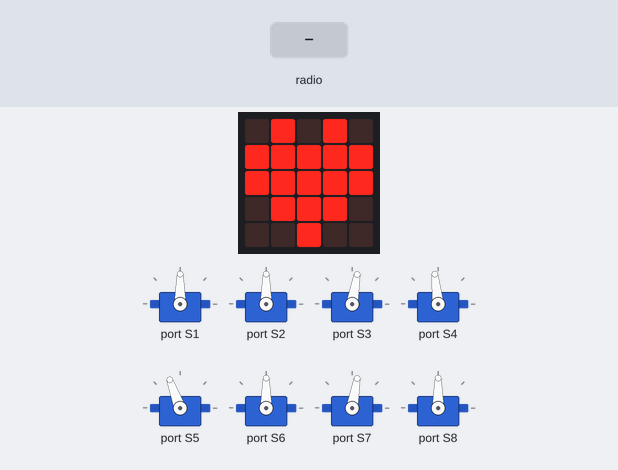
This program was run on a simulated BBC micro:bit (MakeCode). Parts: 8 × servo, the board's 5×5 LED display. The inputs (shaded band) are chosen by the test bench.

Above: at 1.8 s.
1.9 s: radio message "come=1" arrives
At 2.3 s:
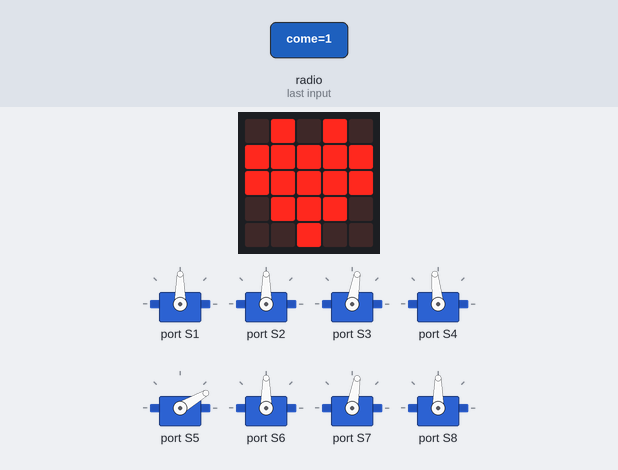
7.9 s: radio message "forward=1" arrives
At 9.6 s:
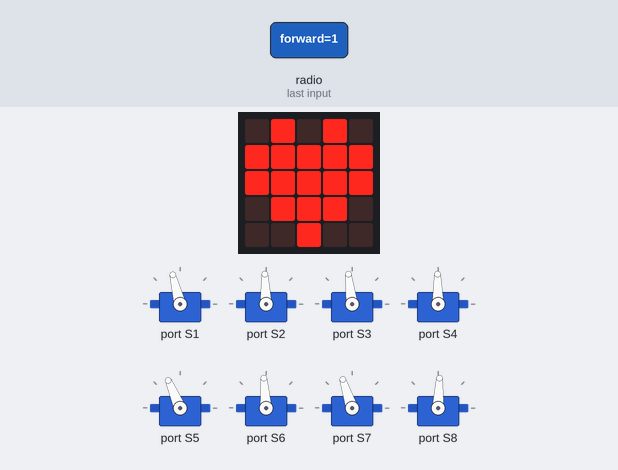
9.9 s: radio message "forward=0" arrives
At 11.1 s:
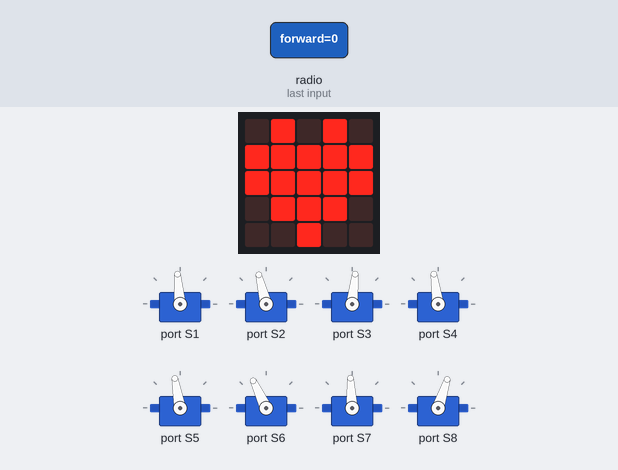
11.4 s: radio message "forward=100" arrives
At 12.3 s:
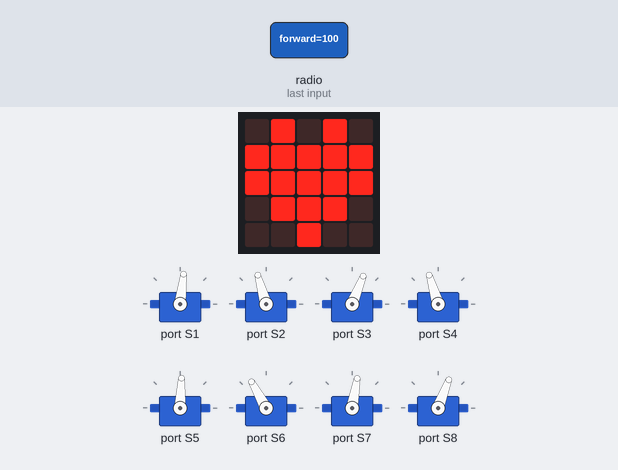
13.0 s: radio message "back=1" arrives
At 13.5 s:
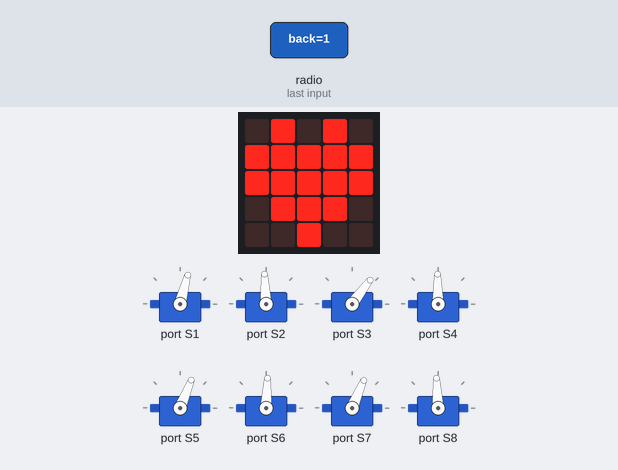
14.5 s: radio message "back=0" arrives
At 15.8 s:
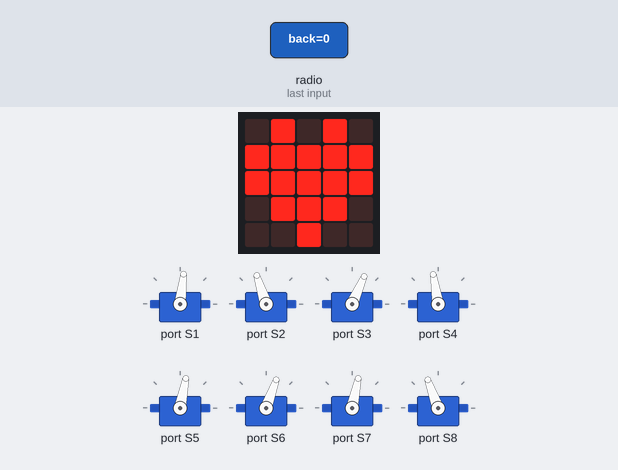
Timing chart, 0 to 17.0 s (numbered marks = the images above; inputs shaded):
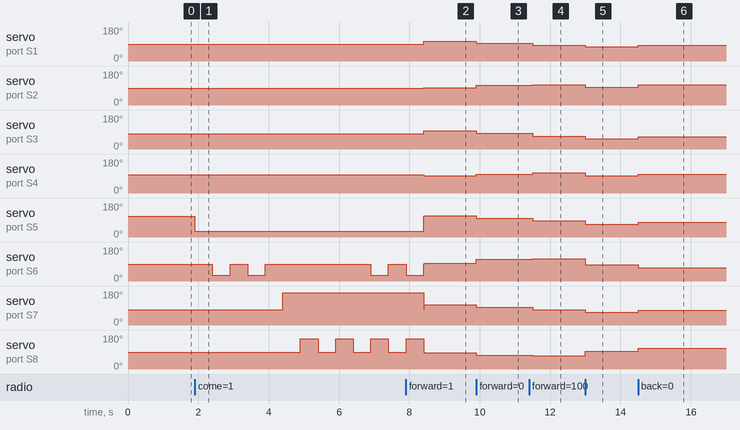

Measured:
- after the input at 1.9 s, servo on port S5: 110° → 30° at once; servo on port S6: goes 30° 0.50 s, 90° 0.50 s, 30° 0.50 s, 90° 3.0 s, 30° 0.50 s, then 90°, starting after 0.50 s; servo on port S7: 80° → 170° after 2.5 s; servo on port S8: alternates 160° for 0.50 s and 90° for 0.50 s, starting after 3.0 s
- after the input at 7.9 s, servo on port S1: 90° → 104° after 0.51 s; servo on port S2: 90° → 92° after 0.51 s; servo on port S3: 80° → 97° after 0.51 s; servo on port S4: 96° → 91° after 0.51 s
- after the input at 9.9 s, servo on port S1: 104° → 95° at once; servo on port S2: 92° → 104° at once; servo on port S3: 97° → 84° at once; servo on port S4: 91° → 98° at once; servo on port S5: 113° → 100° at once
- after the input at 11.4 s, servo on port S1: 95° → 83° after 0.10 s; servo on port S2: 104° → 106° after 0.10 s; servo on port S3: 84° → 68° after 0.10 s; servo on port S4: 98° → 107° after 0.10 s; servo on port S5: 100° → 87° after 0.10 s
- after the input at 13.0 s, servo on port S1: 83° → 75° at once; servo on port S2: 106° → 93° at once; servo on port S3: 68° → 53° at once; servo on port S4: 107° → 91° at once; servo on port S5: 87° → 68° at once
- after the input at 14.5 s, servo on port S1: 75° → 83° at once; servo on port S2: 93° → 108° at once; servo on port S3: 53° → 66° at once; servo on port S4: 91° → 99° at once; servo on port S5: 68° → 79° at once

The program:

main.ts
```typescript
radio.onReceivedValueDeprecated(function (name, value) {
    if (name == "forward") {
        if (mainloop < step) {
            if (interloop < count - 1) {
                interloop += 1
                tmp_cnt = mainloop + 1
                g2_angle = forward_g2[mainloop] + Math.idiv((forward_g2[tmp_cnt] - forward_g2[mainloop]) * (interloop + 1), count)
                g5_angle = forward_g5[mainloop] + Math.idiv((forward_g5[tmp_cnt] - forward_g5[mainloop]) * (interloop + 1), count)
                g15_angle = forward_g15[mainloop] + Math.idiv((forward_g15[tmp_cnt] - forward_g15[mainloop]) * (interloop + 1), count)
                g20_angle = forward_g20[mainloop] + Math.idiv((forward_g20[tmp_cnt] - forward_g20[mainloop]) * (interloop + 1), count)
                angle1 = G1[mainloop] + Math.idiv((G1[tmp_cnt] - G1[mainloop]) * (interloop + 1), count)
                angle2 = G2[mainloop] + Math.idiv((G2[tmp_cnt] - G2[mainloop]) * (interloop + 1), count)
                angle3 = G3[mainloop] + Math.idiv((G3[tmp_cnt] - G3[mainloop]) * (interloop + 1), count)
                angle4 = G4[mainloop] + Math.idiv((G4[tmp_cnt] - G4[mainloop]) * (interloop + 1), count)
                basic.pause(value)
                robotbit.Servo(robotbit.Servos.S1, g2_angle)
robotbit.Servo(robotbit.Servos.S2, g5_angle)
robotbit.Servo(robotbit.Servos.S3, g15_angle)
robotbit.Servo(robotbit.Servos.S4, g20_angle)
robotbit.Servo(robotbit.Servos.S5, angle1)
robotbit.Servo(robotbit.Servos.S6, angle2)
robotbit.Servo(robotbit.Servos.S7, angle3)
robotbit.Servo(robotbit.Servos.S8, angle4)
            } else {
                interloop = 0
            }
            mainloop += 1
        } else {
            mainloop = 0
            robotbit.Servo(robotbit.Servos.S1, 90)
robotbit.Servo(robotbit.Servos.S2, 90)
robotbit.Servo(robotbit.Servos.S3, 80)
robotbit.Servo(robotbit.Servos.S4, 96)
robotbit.Servo(robotbit.Servos.S5, 120)
robotbit.Servo(robotbit.Servos.S6, 110)
robotbit.Servo(robotbit.Servos.S7, 120)
        }
    }
    if (name == "back") {
        if (mainloop2 < step) {
            if (interloop2 < count - 1) {
                tmp_cnt = mainloop2 + 1
                interloop2 += 1
                g2_angle = backward_g2[mainloop2] + Math.idiv((backward_g2[tmp_cnt] - backward_g2[mainloop2]) * (interloop2 + 1), count)
                g5_angle = backward_g5[mainloop2] + Math.idiv((backward_g5[tmp_cnt] - backward_g5[mainloop2]) * (interloop2 + 1), count)
                g15_angle = backward_g15[mainloop2] + Math.idiv((backward_g15[tmp_cnt] - backward_g15[mainloop2]) * (interloop2 + 1), count)
                g20_angle = backward_g20[mainloop2] + Math.idiv((backward_g20[tmp_cnt] - backward_g20[mainloop2]) * (interloop2 + 1), count)
                Z1 = G11[mainloop2] + Math.idiv((G11[tmp_cnt] - G11[mainloop2]) * (interloop2 + 1), count)
                Z2 = G12[mainloop2] + Math.idiv((G12[tmp_cnt] - G12[mainloop2]) * (interloop2 + 1), count)
                Z3 = G13[mainloop2] + Math.idiv((G13[tmp_cnt] - G13[mainloop2]) * (interloop2 + 1), count)
                Z4 = G14[mainloop2] + Math.idiv((G14[tmp_cnt] - G14[mainloop2]) * (interloop2 + 1), count)
                basic.pause(value)
                robotbit.Servo(robotbit.Servos.S1, g2_angle)
robotbit.Servo(robotbit.Servos.S2, g5_angle)
robotbit.Servo(robotbit.Servos.S3, g15_angle)
robotbit.Servo(robotbit.Servos.S4, g20_angle)
robotbit.Servo(robotbit.Servos.S5, Z1)
robotbit.Servo(robotbit.Servos.S6, Z2)
robotbit.Servo(robotbit.Servos.S7, Z3)
robotbit.Servo(robotbit.Servos.S8, Z4)
            } else {
                interloop2 = 0
            }
            mainloop2 += 1
        } else {
            mainloop2 = 0
            robotbit.Servo(robotbit.Servos.S1, 90)
robotbit.Servo(robotbit.Servos.S2, 90)
robotbit.Servo(robotbit.Servos.S3, 80)
robotbit.Servo(robotbit.Servos.S4, 96)
robotbit.Servo(robotbit.Servos.S5, 120)
robotbit.Servo(robotbit.Servos.S6, 110)
robotbit.Servo(robotbit.Servos.S7, 120)
        }
    }
    if (name == "come") {
        robotbit.Servo(robotbit.Servos.S5, 30)
basic.pause(500)
        robotbit.Servo(robotbit.Servos.S6, 30)
basic.pause(500)
        robotbit.Servo(robotbit.Servos.S6, 90)
basic.pause(500)
        robotbit.Servo(robotbit.Servos.S6, 30)
basic.pause(500)
        robotbit.Servo(robotbit.Servos.S6, 90)
basic.pause(500)
        robotbit.Servo(robotbit.Servos.S7, 170)
basic.pause(500)
        robotbit.Servo(robotbit.Servos.S8, 160)
basic.pause(500)
        robotbit.Servo(robotbit.Servos.S8, 90)
basic.pause(500)
        robotbit.Servo(robotbit.Servos.S8, 160)
basic.pause(500)
        robotbit.Servo(robotbit.Servos.S8, 90)
basic.pause(500)
        robotbit.Servo(robotbit.Servos.S6, 30)
robotbit.Servo(robotbit.Servos.S8, 160)
basic.pause(500)
        robotbit.Servo(robotbit.Servos.S6, 90)
robotbit.Servo(robotbit.Servos.S8, 90)
basic.pause(500)
        robotbit.Servo(robotbit.Servos.S6, 30)
robotbit.Servo(robotbit.Servos.S8, 160)
basic.pause(500)
        robotbit.Servo(robotbit.Servos.S6, 90)
robotbit.Servo(robotbit.Servos.S8, 90)
robotbit.Servo(robotbit.Servos.S5, 110)
robotbit.Servo(robotbit.Servos.S7, 80)
    }
})
function reset () {
    robotbit.Servo(robotbit.Servos.S1, 90)
    robotbit.Servo(robotbit.Servos.S2, 90)
    robotbit.Servo(robotbit.Servos.S3, 80)
    robotbit.Servo(robotbit.Servos.S4, 96)
    robotbit.Servo(robotbit.Servos.S5, 110)
    robotbit.Servo(robotbit.Servos.S6, 90)
    robotbit.Servo(robotbit.Servos.S7, 80)
    robotbit.Servo(robotbit.Servos.S8, 90)
}
let Z4 = 0
let Z3 = 0
let Z2 = 0
let Z1 = 0
let interloop2 = 0
let mainloop2 = 0
let angle4 = 0
let angle3 = 0
let angle2 = 0
let angle1 = 0
let g20_angle = 0
let g15_angle = 0
let g5_angle = 0
let g2_angle = 0
let tmp_cnt = 0
let interloop = 0
let mainloop = 0
let step = 0
let count = 0
let G14: number[] = []
let G13: number[] = []
let G12: number[] = []
let G11: number[] = []
let backward_g20: number[] = []
let backward_g15: number[] = []
let backward_g5: number[] = []
let backward_g2: number[] = []
let G4: number[] = []
let G3: number[] = []
let G2: number[] = []
let G1: number[] = []
let forward_g20: number[] = []
let forward_g15: number[] = []
let forward_g5: number[] = []
let forward_g2: number[] = []
reset()
radio.setGroup(1)
basic.showIcon(IconNames.Heart)
forward_g2 = [105, 98, 89, 74, 66, 75, 89, 98, 105, 180]
forward_g5 = [90, 101, 110, 101, 90, 80, 72, 82, 90, 180]
forward_g15 = [99, 88, 74, 60, 50, 60, 78, 87, 99, 180]
forward_g20 = [90, 96, 104, 112, 101, 90, 76, 89, 97, 180]
G1 = [115, 104, 91, 81, 71, 80, 93, 104, 111, 180]
G2 = [90, 110, 125, 110, 90, 75, 60, 75, 90, 180]
G3 = [110, 97, 84, 73, 65, 74, 86, 95, 108, 180]
G4 = [90, 75, 65, 75, 90, 110, 125, 115, 90, 180]
backward_g2 = [74, 80, 91, 109, 114, 104, 87, 80, 72, 180]
backward_g5 = [90, 105, 115, 105, 90, 78, 70, 80, 90, 180]
backward_g15 = [52, 60, 78, 99, 108, 96, 88, 74, 70, 180]
backward_g20 = [90, 96, 105, 112, 100, 87, 75, 89, 97, 180]
G11 = [66, 75, 89, 98, 105, 97, 89, 79, 67, 180]
G12 = [90, 75, 60, 75, 90, 110, 130, 110, 75, 180]
G13 = [65, 74, 86, 95, 108, 95, 86, 72, 65, 180]
G14 = [90, 105, 120, 126, 100, 75, 60, 70, 90, 180]
count = 9
step = 7
```

test.ts
```typescript
// 在這裡測試；當此封包作為擴充功能時，將不會編譯此內容。
```
